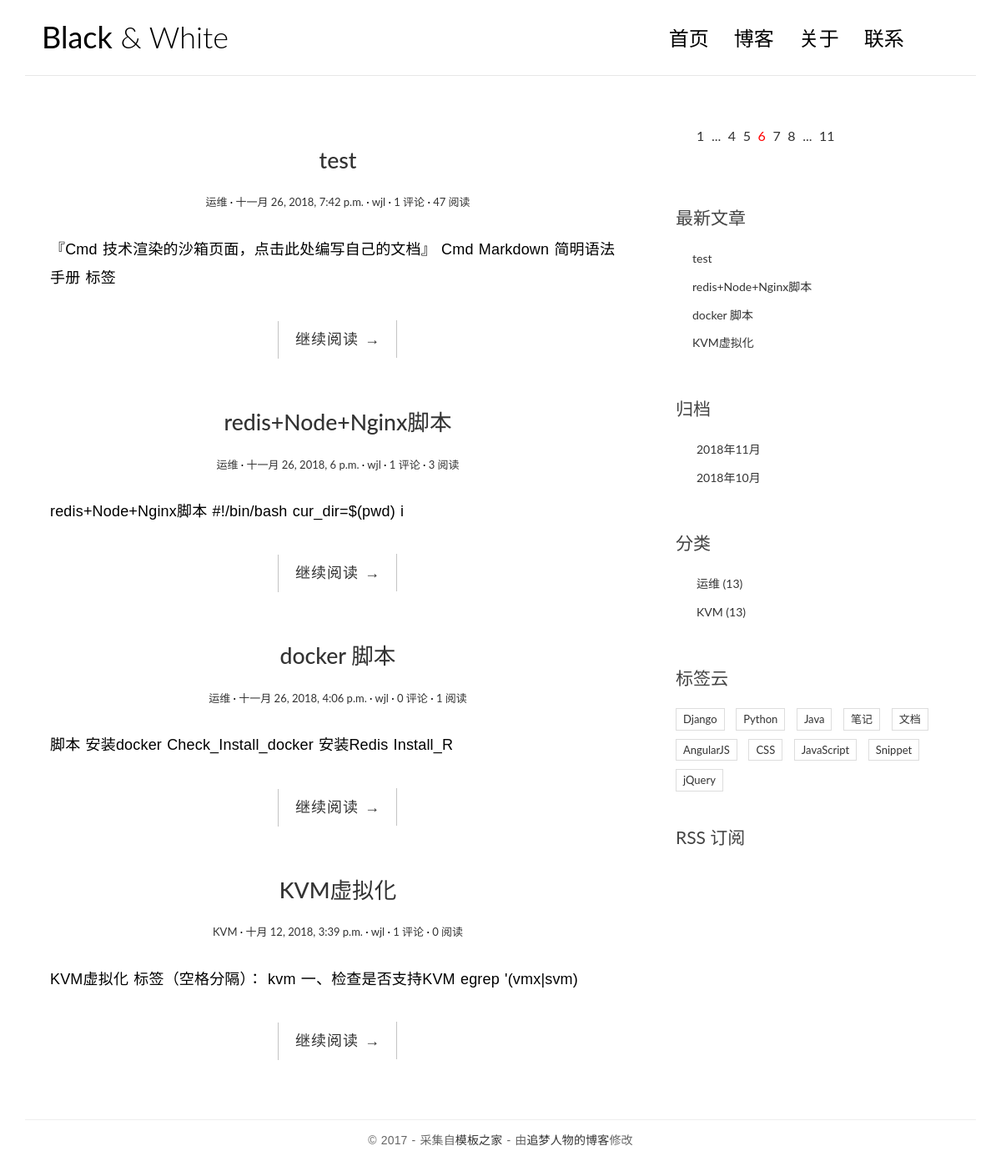
Before: / with the older database file.
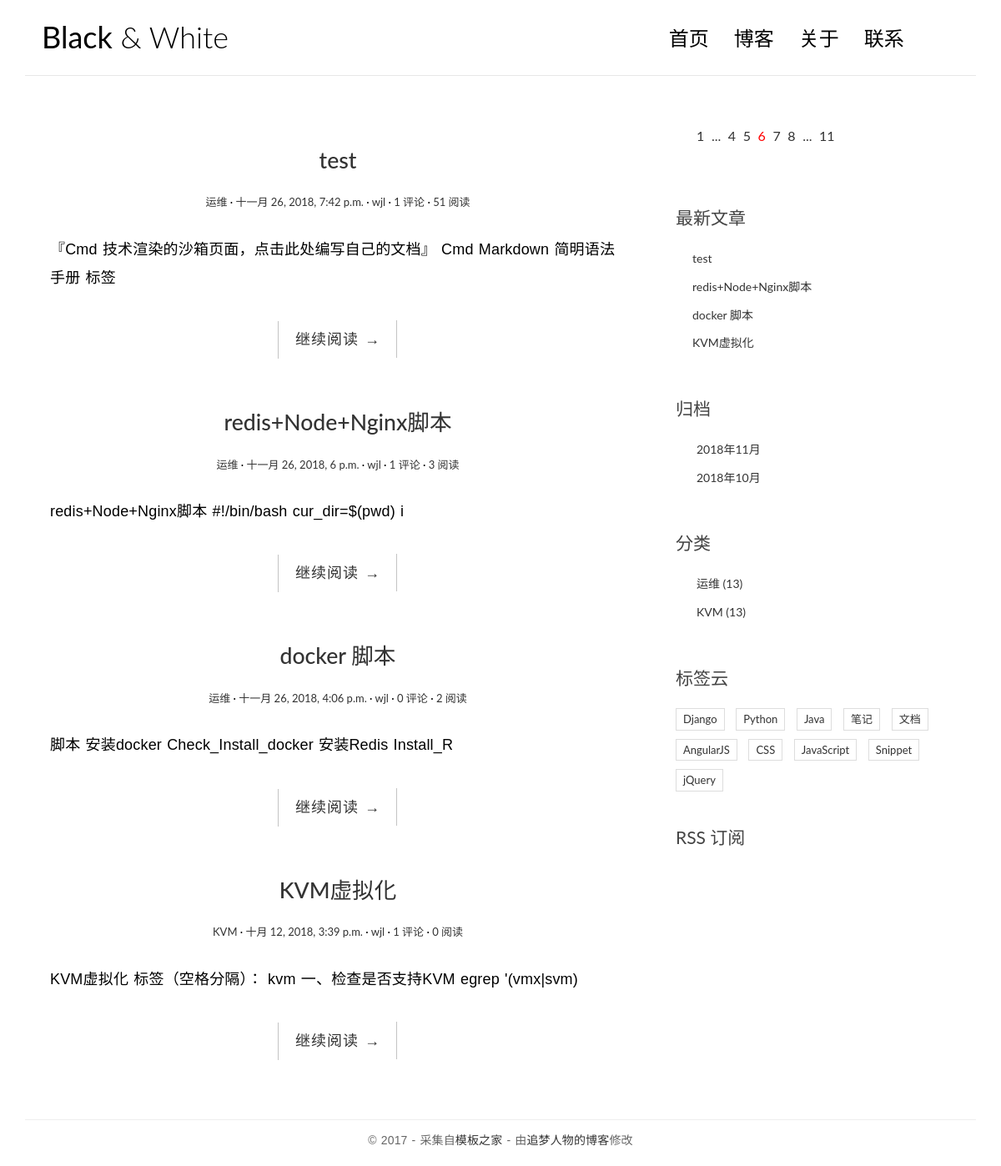
After: the same page with the newer database file.
### blog/models.py (models this page shows, shortened)
class Post(models.Model):
    title = models.CharField(max_length=70)
    body = models.TextField()
    created_time = models.DateTimeField()
    modified_time = models.DateTimeField()
    excerpt = models.CharField(max_length=200 , blank=True)
    category = models.ForeignKey(Category)
    tags = models.ManyToManyField(Tag, blank=True)
    author = models.ForeignKey(User)
    views = models.PositiveIntegerField(default=0)
    def get_absolute_url(self):
        return reverse('blog:detail', kwargs={'pk':self.pk})
    class Meta:
        ordering = ['-created_time']

class Category(models.Model):
    name = models.CharField(max_length=100)

### blog/views.py (the view)
# urls.py: url(r'^$', views.index, name='index'),
def index(request):
    post_list = Post.objects.all().order_by('-created_time')
    return render(request, 'blog/index.html',context={
        'post_list':post_list
    })

### blog/templatetags/blog_tags.py (called while the page is built)
@register.simple_tag
def get_recent_posts(num=5):
    return Post.objects.all().order_by('-created_time')[:num]

@register.simple_tag
def achives():
    return Post.objects.dates('created_time', 'month', order='DESC')

@register.simple_tag
def get_categories():
    return Category.objects.all()

### templates/blog/index.html
{% extends 'blog/base.html' %}
{% block main %}
    {% for post in post_list %}
        <article class="post post-{{ post.pk }}">
            <header class="entry-header">
                <h1 class="entry-title">
                    <a href="{{ post.get_absolute_url  }}">{{ post.title }}</a>
                </h1>
                <div class="entry-meta">
                    <span class="post-category"><a href="#">{{ post.category.name }}</a></span>
                    <span class="post-date"><a href="#"><time class="entry-date"
                                                              datetime="{{ post.created_time}}">{{post.created_time}}</time></a></span>
                    <span class="post-author"><a href="#">{{ post.author }}</a></span>
                    <span class="comments-link"><a href="#">{{ post.comment_set.count }} 评论</a></span>
                    <span class="views-count"><a href="#">{{ post.views }} 阅读</a></span>
                </div>
            </header>
            <div class="entry-content clearfix">
                <p>{{ post.excerpt }}</p>
                <div class="read-more cl-effect-14">
                    <a href="{{ post.get_absolute_url }}" class="more-link">继续阅读 <span class="meta-nav">→</span></a>
                </div>
            </div>
        </article>
    {% empty %}
        <div class="no-post">暂时没有发布文章！</div>
    {% endfor %}
{%  endblock main %}

### templates/blog/base.html (shortened to what the changed rows need)
{% load staticfiles %}
{% load blog_tags %}
<!DOCTYPE html>
<html>
<head>
    <link rel="stylesheet" href="{% static 'blog/css/bootstrap.min.css' %}">
    <link rel="stylesheet" href="http://code.ionicframework.com/ionicons/2.0.1/css/ionicons.min.css">
    <link rel="stylesheet" href="{% static 'blog/css/pace.css' %}">
    <link rel="stylesheet" href="{% static 'blog/css/custom.css'%}">
    <link rel="stylesheet" href="{% static 'blog/css/highlights/github.css' %}">
</head>
<body>
<div class="container">
    <header id="site-header">
        <div class="row">
            <div class="col-md-4 col-sm-5 col-xs-8">
                <div class="logo">
                    <h1><a href="{% url 'blog:index' %}"><b>Black</b> &amp; White</a></h1>
                </div>
            </div>
        </div>
    </header>
</div>
<div class="content-body">
    <div class="container">
        <div class="row">
            <main class="col-md-8">
                {% block main %}
                {% endblock %}
            </main>
            <aside class="col-md-4">
                <div class="widget widget-recent-posts">
                    {% get_recent_posts as recent_post_list %}
                    <ul>
                        {% for post in recent_post_list %}
                            <li>
                                <a href="{{ post.get_absolute_url }}">{{ post.title }}</a>
                            </li>
                            {% empty %}
                            暂无文章！！！
                        {% endfor %}
                    </ul>
                </div>
                    {% achives as date_list %}
                    {% get_categories as category_list %}
            </aside>
        </div>
    </div>
</div>
</body>
</html>

Changed rows visible on the page:
changed Post "test": views "47" → "51"
changed Post "docker 脚本": views "1" → "2"
